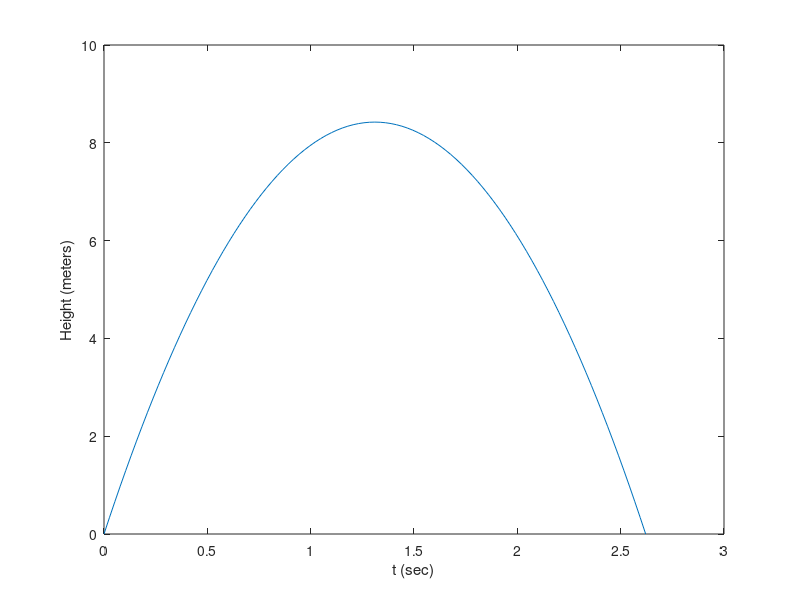
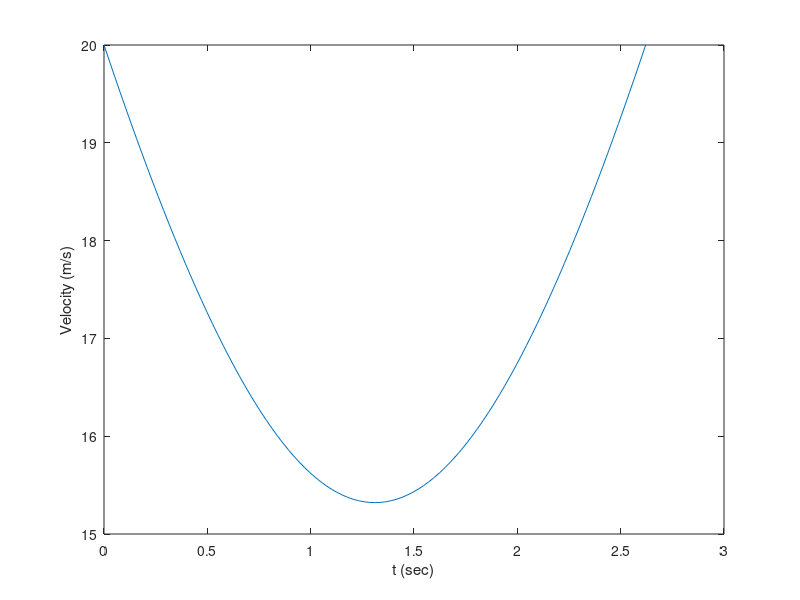

Write MATLAB code to recreate these figures, in order.
% The height and speed of a projectile (such as a thrown ball) launched with a speed of v0
% at an angle A to the horizontal are given by 
%
% h(t) = v0*t*sin(A) - 0.5*g*t^2
% v(t) = sqrt(v0^2 - 2*v0*g*t*sin(A) + g^2 * t^2)
%
% where g is the acceleration due to gravity. The projectile will strike the ground when
% h(t) = 0, which gives the time to hit t_hit = 2*(v0/g)*sin(A). Suppose that A = 40 deg,
% v0 = 20m/s, and g = 9.81 m/s^2. 

% Use the MATLAB relational and logical operators to find the times when the height is no
% less than 6 m and the speed is simultaneously no greater than 16 m/s.
% In addition, discuss another approach to obtaining a solution.

v0 = 20;
g = 9.81;
A = 40*pi/180;

t_hit = 2*(v0/g)*sin(A);

% arrays
t = 0:t_hit/100:t_hit;
h = v0*t*sin(A) - 0.5*g*t.^2;
v = sqrt(v0^2 - 2*v0*g*sin(A)*t + g^2*t.^2);

u = find(h >= 6 & v <= 16);

t_1 = (u(1) - 1)*(t_hit/100)
t_2 = u(length(u) - 1)*(t_hit/100)


% graphical method
figure(1)
plot(t,h), xlabel('t (sec)'), ylabel('Height (meters)');

figure(2)
plot(t,v), xlabel('t (sec)'), ylabel('Velocity (m/s)');
